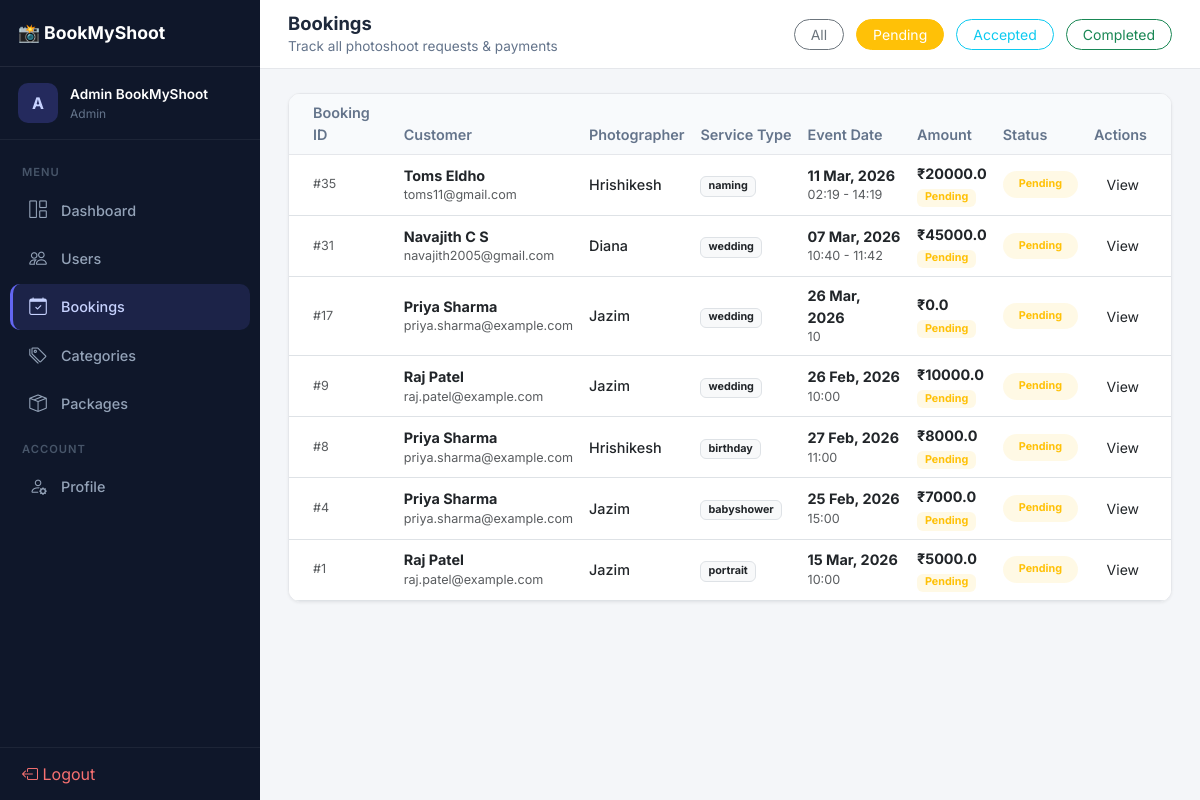
/admin/bookings?status=pending (signed in), run on an earlier commit of the app's database.
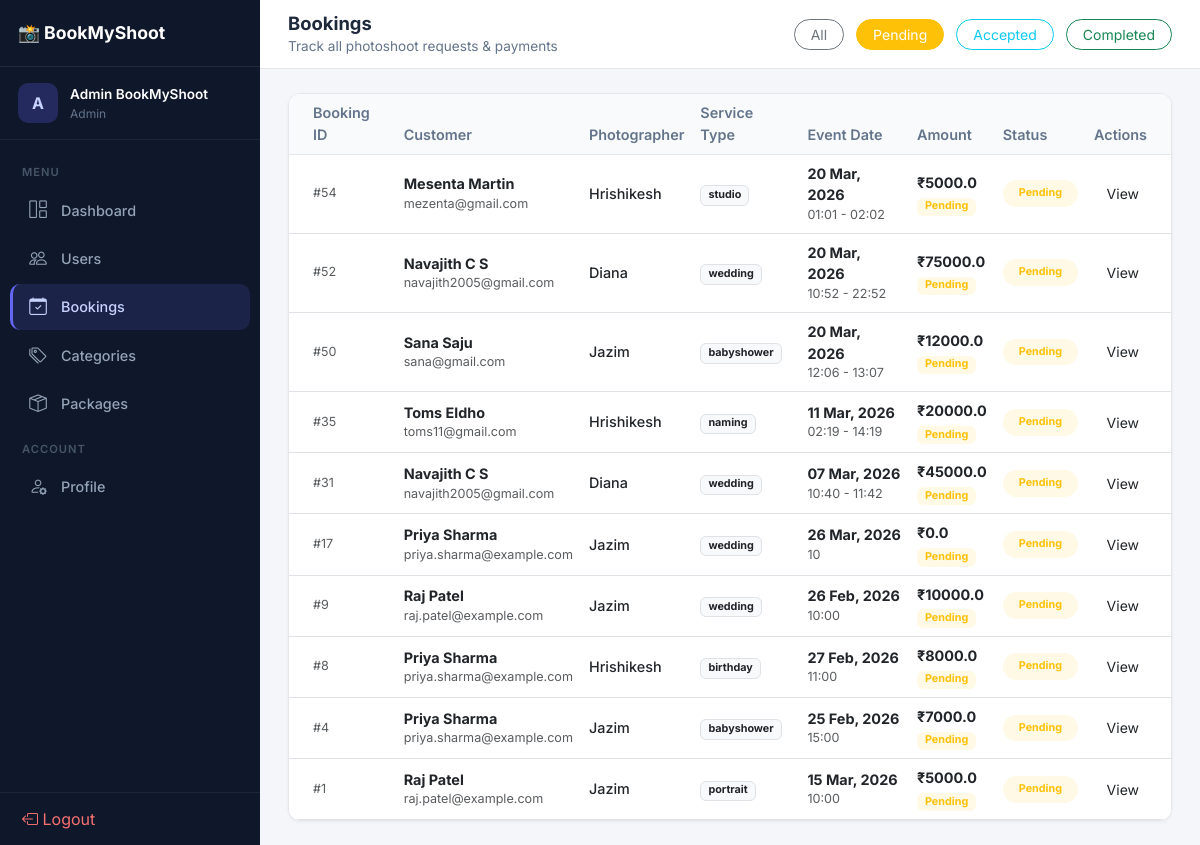
And on a later commit of the database.
### backend/models.py (models this page shows, shortened)
class Booking(db.Model):
    __tablename__ = 'bookings'
    id = db.Column(db.Integer, primary_key=True)
    customer_id = db.Column(db.Integer, db.ForeignKey('users.id'), nullable=False)
    photographer_id = db.Column(db.Integer, db.ForeignKey('photographers.id'), nullable=True)
    service_type = db.Column(db.String(50), nullable=False)  # wedding, engagement, birthday, etc.
    package_name = db.Column(db.String(100), nullable=True)  # Basic, Standard, Premium etc.
    event_date = db.Column(db.Date, nullable=False)
    event_time = db.Column(db.String(20), nullable=True)
    location = db.Column(db.String(255), nullable=True)
    location_type = db.Column(db.String(50), nullable=True)  # indoor, outdoor, studio, destination
    address_line = db.Column(db.String(500), nullable=True)
    pincode = db.Column(db.String(10), nullable=True)
    state = db.Column(db.String(100), nullable=True)
    country = db.Column(db.String(100), nullable=True, default='India')
    contact_number = db.Column(db.String(20), nullable=True)
    notes = db.Column(db.Text, nullable=True)
    total_price = db.Column(db.Float, nullable=False)
    token_amount = db.Column(db.Float, default=0)
    remaining_amount = db.Column(db.Float, default=0)
    status = db.Column(db.String(20), default='pending')  # pending, accepted, declined, completed, cancelled
    payment_status = db.Column(db.String(20), default='pending')  # pending, token_paid, paid, refunded
    cancelled_by = db.Column(db.String(20), nullable=True)  # 'photographer', 'customer', or None
    created_at = db.Column(db.DateTime, default=datetime.utcnow)
    updated_at = db.Column(db.DateTime, default=datetime.utcnow, onupdate=datetime.utcnow)

class User(db.Model, UserMixin):
    __tablename__ = 'users'
    id = db.Column(db.Integer, primary_key=True)
    first_name = db.Column(db.String(100), nullable=False)
    last_name = db.Column(db.String(100), nullable=False)
    email = db.Column(db.String(120), unique=True, nullable=False, index=True)
    phone = db.Column(db.String(20), nullable=True)
    user_type = db.Column(db.String(20), nullable=False, default='customer')
    password_hash = db.Column(db.String(255), nullable=False)
    profile_image = db.Column(db.String(255), nullable=True)
    is_active = db.Column(db.Boolean, default=True)
    created_at = db.Column(db.DateTime, default=datetime.utcnow)
    updated_at = db.Column(db.DateTime, default=datetime.utcnow, onupdate=datetime.utcnow)
    bookings = db.relationship('Booking', backref='customer', lazy=True, foreign_keys='Booking.customer_id',
                               cascade='all, delete-orphan')
    notifications = db.relationship('Notification', backref='user', lazy=True, cascade='all, delete-orphan')
    activities = db.relationship('ActivityLog', backref='user', lazy=True, cascade='all, delete-orphan')

### backend/admin/routes.py (the view)
@admin_bp.route('/bookings')
@admin_required
def bookings():
    status = request.args.get('status')
    query = Booking.query
    if status:
        query = query.filter_by(status=status)
    bookings = query.order_by(Booking.created_at.desc()).all()
    return render_template('admin/bookings.html', bookings=bookings, current_status=status)

### backend/admin/routes.py (called while the page is built)
def admin_required(f):
    @wraps(f)
    def decorated_function(*args, **kwargs):
        if not current_user.is_authenticated or current_user.user_type != 'admin':
            flash('Admin access required.', 'error')
            return redirect(url_for('login'))
        return f(*args, **kwargs)
    return decorated_function

### backend/app.py (called while the page is built)
@app.before_request
def enforce_csrf_for_non_api_routes():
    if request.path.startswith('/api/'):
        return
    if request.method in ('POST', 'PUT', 'PATCH', 'DELETE'):
        csrf.protect()

@login_manager.user_loader
def load_user(user_id):
    return User.query.get(int(user_id))

### backend/admin/templates/admin/bookings.html (shortened to what the changed rows need)
{% extends "base.html" %}
{% block content %}
<div class="topbar">
    <div>
        <h1>Bookings</h1>
    </div>
</div>
<div class="page-content fade-in">
<div class="card overflow-hidden">
    <div class="table-responsive">
        <table class="table table-hover align-middle mb-0">
            <thead class="bg-light">
                <tr>
                    <th class="ps-4">Booking ID</th>
                    <th>Customer</th>
                    <th>Photographer</th>
                    <th>Service Type</th>
                    <th>Event Date</th>
                    <th>Amount</th>
                    <th>Status</th>
                    <th class="text-end pe-4">Actions</th>
                </tr>
            </thead>
            <tbody>
                {% if bookings %}
                {% for b in bookings %}
                <tr>
                    <td class="ps-4 text-muted small">#{{ b.id }}</td>
                    <td>
                        <div class="fw-bold text-dark">{{ b.customer.first_name }} {{ b.customer.last_name }}</div>
                        <div class="text-muted small">{{ b.customer.email }}</div>
                    </td>
                    <td>
                        <div class="fw-medium">{{ b.photographer.user.first_name if b.photographer else 'System' }}
                        </div>
                    </td>
                    <td><span class="badge bg-light text-dark fw-bold border">{{ b.service_type }}</span></td>
                    <td>
                        <div class="fw-bold">{{ b.event_date.strftime('%d %b, %Y') if b.event_date else 'N/A' }}</div>
                        <div class="text-muted small">{{ b.event_time or 'No time set' }}</div>
                    </td>
                    <td>
                        <div class="fw-bold">₹{{ b.total_price }}</div>
                        <span
                            class="badge {{ 'bg-success' if b.payment_status == 'paid' else 'bg-warning' }} bg-opacity-10 {{ 'text-success' if b.payment_status == 'paid' else 'text-warning' }} small px-2">
                            {{ b.payment_status | capitalize }}
                        </span>
                    </td>
                    <td>
                        {% if b.status == 'pending' %}
                        <span class="badge bg-warning bg-opacity-10 text-warning px-3 py-2 rounded-pill">Pending</span>
                        {% elif b.status == 'accepted' %}
                        <span class="badge bg-info bg-opacity-10 text-info px-3 py-2 rounded-pill">Accepted</span>
                        {% elif b.status == 'completed' %}
                        <span
                            class="badge bg-success bg-opacity-10 text-success px-3 py-2 rounded-pill">Completed</span>
                        {% else %}
                        <span class="badge bg-danger bg-opacity-10 text-danger px-3 py-2 rounded-pill">{{ b.status |
                            capitalize }}</span>
                        {% endif %}
                    </td>
                    <td class="text-end pe-4">
                        <button class="btn btn-sm btn-outline-dark border-0 ms-1">View</button>
                    </td>
                </tr>
                {% endfor %}
                {% else %}
                <tr>
                    <td colspan="8" class="text-center py-5 text-muted">
                        No bookings found for the selected status.
                    </td>
                </tr>
                {% endif %}
            </tbody>
        </table>
    </div>
</div>
</div>
{% endblock %}

What changed in the data, as far as the page shows it:
added Booking: id "54", customer.first_name "Mesenta", customer.last_name "Martin", customer.email "mezenta@gmail.com", photographer.user "Hrishikesh", service_type "studio", event_date "20 Mar, 2026", event_time "01:01 - 02:02", total_price "5000.0", payment_status "Pending", status "Pending"
added Booking: id "52", customer.first_name "Navajith", customer.last_name "C S", customer.email "navajith2005@gmail.com", photographer.user "Diana", service_type "wedding", event_date "20 Mar, 2026", event_time "10:52 - 22:52", total_price "75000.0", payment_status "Pending", status "Pending"
added Booking: id "50", customer.first_name "Sana", customer.last_name "Saju", customer.email "sana@gmail.com", photographer.user "Jazim", service_type "babyshower", event_date "20 Mar, 2026", event_time "12:06 - 13:07", total_price "12000.0", payment_status "Pending", status "Pending"
